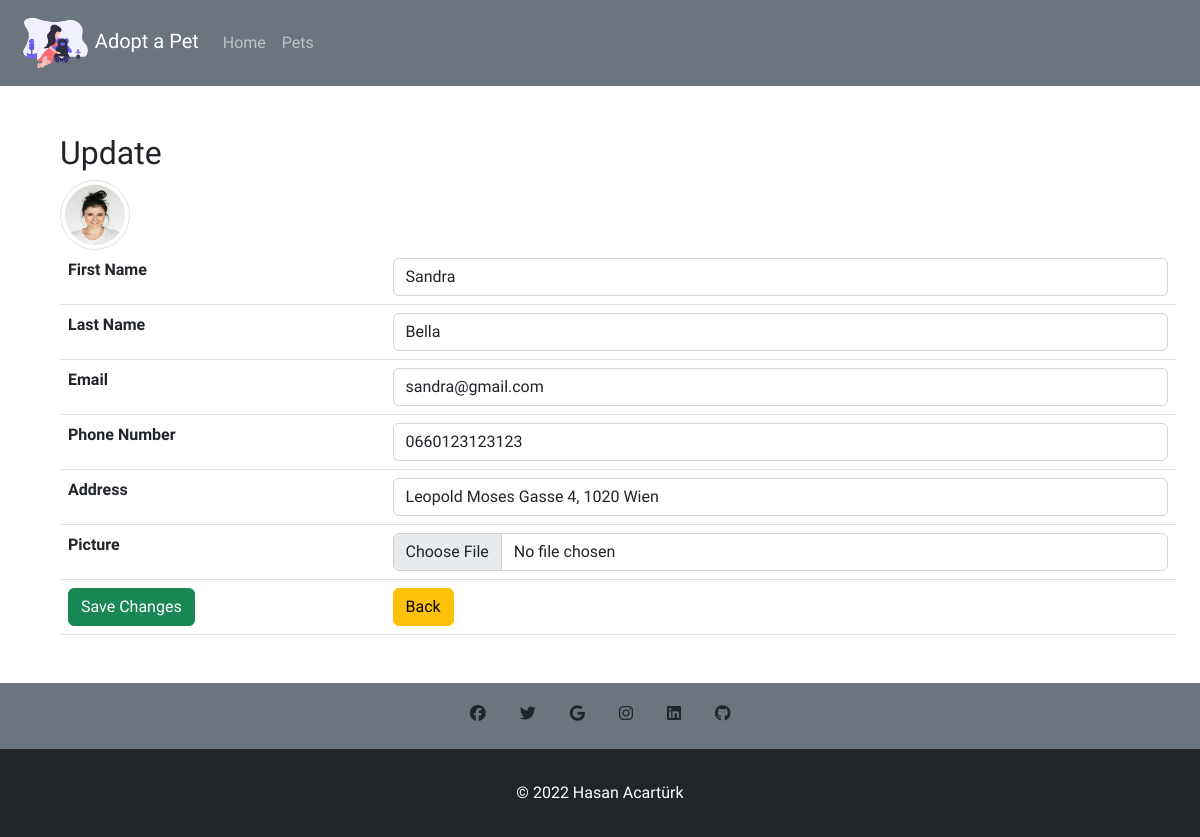
Page /update.php?id=2 (signed in) on the committed database.
### tables this page shows
CREATE TABLE `users` (
  `id` int(11) NOT NULL,
  `first_name` varchar(255) NOT NULL,
  `last_name` varchar(255) NOT NULL,
  `email` varchar(100) NOT NULL,
  `phone_number` varchar(100) NOT NULL,
  `address` varchar(200) NOT NULL,
  `picture` varchar(255) NOT NULL,
  `password` varchar(255) NOT NULL,
  `status` varchar(5) NOT NULL DEFAULT 'user'
);

### update.php (the view, shortened to what this page needs)
<?php
require_once 'actions/file_upload.php';
$backBtn = '';
if (isset($_SESSION["adm"])) {
    $backBtn = "dashboard.php";
}
if (isset($_GET['id'])) {
    $id = $_GET['id'];
    $sql = "SELECT * FROM users WHERE id = {$id}";
    $result = mysqli_query($connect, $sql);
    if (mysqli_num_rows($result) == 1) {
        $data = mysqli_fetch_assoc($result);
        $f_name = $data['first_name'];
        $l_name = $data['last_name'];
        $email = $data['email'];
        $phone_number = $data['phone_number'];
        $address = $data['address'];
    }
}
?>
<!DOCTYPE html>
<html lang="en">
<head>
    <?php require_once "components/bootstrap.php" ?>
    <?php require_once "components/bootstrap_icons.php" ?>
    <?php require_once "components/animate.php" ?>
    <link rel="stylesheet" href="css/style.css">
</head>
<body>
    <?php require_once "components/navbar.php" ?>
    <div class="container m-5">
        <h2>Update</h2>
        <img class='img-thumbnail rounded-circle' src='pictures/<?php echo $data['picture'] ?>' alt="<?php echo $f_name ?>">
        <form method="post" enctype="multipart/form-data">
            <table class="table">
                <tr>
                    <th>First Name</th>
                    <td><input class="form-control" type="text" name="first_name" placeholder="First Name" value="<?php echo $f_name ?>" /></td>
                </tr>
                <tr>
                    <th>Last Name</th>
                    <td><input class="form-control" type="text" name="last_name" placeholder="Last Name" value="<?php echo $l_name ?>" /></td>
                </tr>
                <tr>
                    <th>Email</th>
                    <td><input class="form-control" type="email" name="email" placeholder="Email" value="<?php echo $email ?>" /></td>
                </tr>
                <tr>
                    <th>Phone Number</th>
                    <td><input class="form-control" type="text" name="phone_number" placeholder="Phone Number" value="<?php echo $phone_number ?>" /></td>
                </tr>
                <tr>
                    <th>Address</th>
                    <td><input class="form-control" type="text" name="address" placeholder="Address" value="<?php echo $address ?>" /></td>
                </tr>
                <tr>
                    <th>Picture</th>
                    <td><input class="form-control" type="file" name="picture" /></td>
                </tr>
                <tr>
                    <td><button name="submit" class="btn btn-success" type="submit">Save Changes</button></td>
                    <td><a href="<?php echo $backBtn ?>"><button class="btn btn-warning" type="button">Back</button></a></td>
                </tr>
            </table>
        </form>
    </div>
    <?php require_once "components/footer.php" ?>
</body>
</html>

### css/style.css (style rules this page uses)
* { font-family: "Courgette", cursive; list-style: none; text-decoration: none; }
a { text-decoration: none; list-style: none; }
.img-thumbnail { width: 70px !important; height: 70px !important; }
td { text-align: left; vertical-align: middle; }
tr { text-align: center; }
th { text-align: left; }

### rows in the picture
users: picture (picture), first_name "Sandra", last_name "Bella", email "sandra@gmail.com", phone_number "0660123123123", address "Leopold Moses Gasse 4, 1020 Wien"
